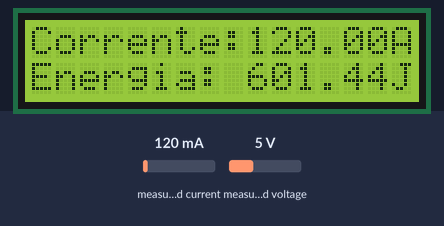
A sketch run on a simulated Arduino Uno, built with avr-gcc and run on an emulated ATmega328P. Parts: 16×2 character LCD. The test bench sets the inputs (shaded band); at power-on: measured voltage 5 V, measured current 120 mA. What the sketch prints to the serial monitor is not drawn.

Above: at 1.2 s.
1.3 s: measured voltage set to 11.2 V
At 3.5 s:
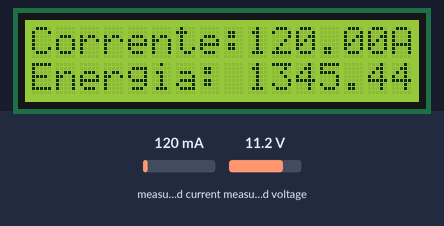
3.8 s: measured current set to 40 mA
At 5.5 s:
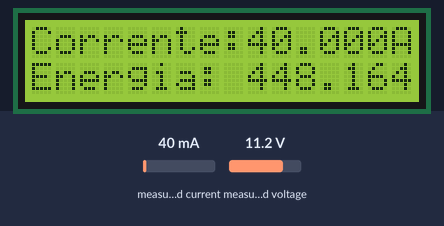
5.9 s: measured current set to 500 mA
At 7.3 s:
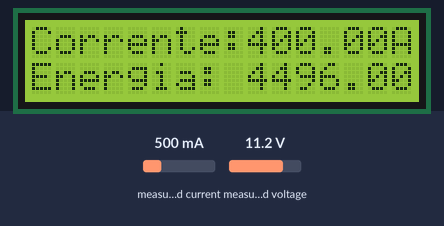
8.0 s: measured voltage set to 0.3 V
At 9.0 s:
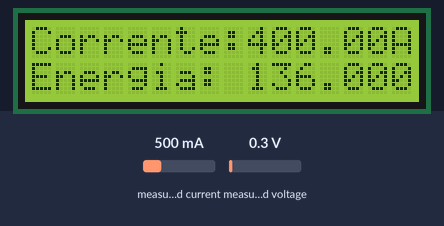
Timing chart, 0 to 11.0 s (numbered marks = the images above; inputs shaded):
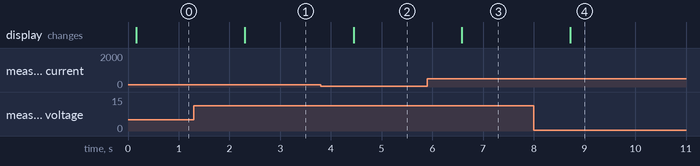

The sketch:

INA219.ino
```cpp
#include <Wire.h>
#include <Adafruit_INA219.h>
#include <LiquidCrystal.h>


LiquidCrystal lcd(12, 11, 5, 4, 3, 2); //Declaração do LCD (Padrão)
Adafruit_INA219 ina219 (0x40); //Declaração do Sensor, já que tem só um, seu endereço pode ser diferente
float energia = 0;
float vCarga = 0;
float vResistorS = 0;
float vDivisor = 0;
float corrente = 0;

void setup() {
  Serial.begin(9600);
  //while (!Serial)
  //{
  //  delay(1); //Enquanto não for plugado o USB, não roda
  //}
  //Serial.println("Relou");

  if (! ina219.begin())
  {
    Serial.println("Falha ao encontrar o INA219");
    while (1) {
      delay(10);
      } //Loop sem fim, pra resetar arduino
  }

  lcd.begin(16, 2);
  constantes();
  Serial.println("Mede corrente e energia com INA219");
  ina219.setCalibration_16V_400mA();
  //ina219.setCalibration_32V_1A();
}

void loop() {
  vResistorS = ina219.getShuntVoltage_mV(); // Tensão em shunt
  vDivisor = ina219.getBusVoltage_V(); //Tensão no divisor
  corrente = ina219.getCurrent_mA(); // Corrente em miliamperes
  vCarga = vDivisor + (vResistorS / 1000); //Conta para tensão na carga, específico de fábrica
  energia = corrente*vCarga; //Conta de energia
  printSerial();
  printLCD();
  delay(1000);
}

void constantes(){

  lcd.setCursor(0,0);
  lcd.print("Corrente: ");

  lcd.setCursor(0,1);
  lcd.print("Energia: ");

  lcd.setCursor(14,0);
  lcd.print("mA");

  lcd.setCursor(14,1);
  lcd.print("mJ");
}

void printSerial(){
  Serial.print("Tensão de Entrada: ");
  Serial.print(vDivisor);
  Serial.println(" V");
  Serial.print("Tensão no shunt: ");
  Serial.print(vResistorS);
  Serial.println(" mV");
  Serial.print("Tensão da Carga: ");
  Serial.print(vCarga);
  Serial.println(" V");
  Serial.print("Corrente: ");
  Serial.print(corrente);
  Serial.println(" mA");
  Serial.print("Energia: ");
  Serial.print(energia);
  Serial.println(" mJ");
}

void printLCD(){
  lcd.setCursor(9,0);
  lcd.print(corrente);

  lcd.setCursor(9,1);
  lcd.print(energia);
}
```

Measured:
- after the input at 1.3 s, the display: changes after 1.0 s (image 1)
- after the input at 3.8 s, the display: changes after 0.65 s (image 2)
- after the input at 5.9 s, the display: changes after 0.68 s (image 3)
- after the input at 8.0 s, the display: changes after 0.72 s (image 4)
